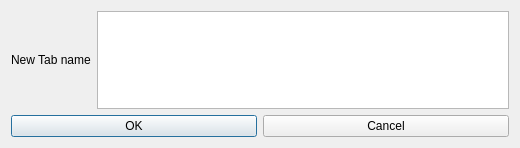
<?xml version="1.0" encoding="UTF-8"?>
<ui version="4.0">
 <class>NewTabDialog</class>
 <widget class="QDialog" name="NewTabDialog">
  <property name="geometry">
   <rect>
    <x>0</x>
    <y>0</y>
    <width>520</width>
    <height>148</height>
   </rect>
  </property>
  <property name="windowTitle">
   <string>Dialog</string>
  </property>
  <layout class="QVBoxLayout" name="verticalLayout">
   <item>
    <layout class="QHBoxLayout" name="horizontalLayout">
     <item>
      <widget class="QLabel" name="newTabLabel">
       <property name="text">
        <string>New Tab name</string>
       </property>
      </widget>
     </item>
     <item>
      <widget class="QTextEdit" name="newTabText"/>
     </item>
    </layout>
   </item>
   <item>
    <layout class="QHBoxLayout" name="horizontalLayout_2">
     <item>
      <widget class="QPushButton" name="okButton">
       <property name="text">
        <string>OK</string>
       </property>
      </widget>
     </item>
     <item>
      <widget class="QPushButton" name="cancelButton">
       <property name="text">
        <string>Cancel</string>
       </property>
      </widget>
     </item>
    </layout>
   </item>
  </layout>
 </widget>
 <resources/>
 <connections/>
</ui>
